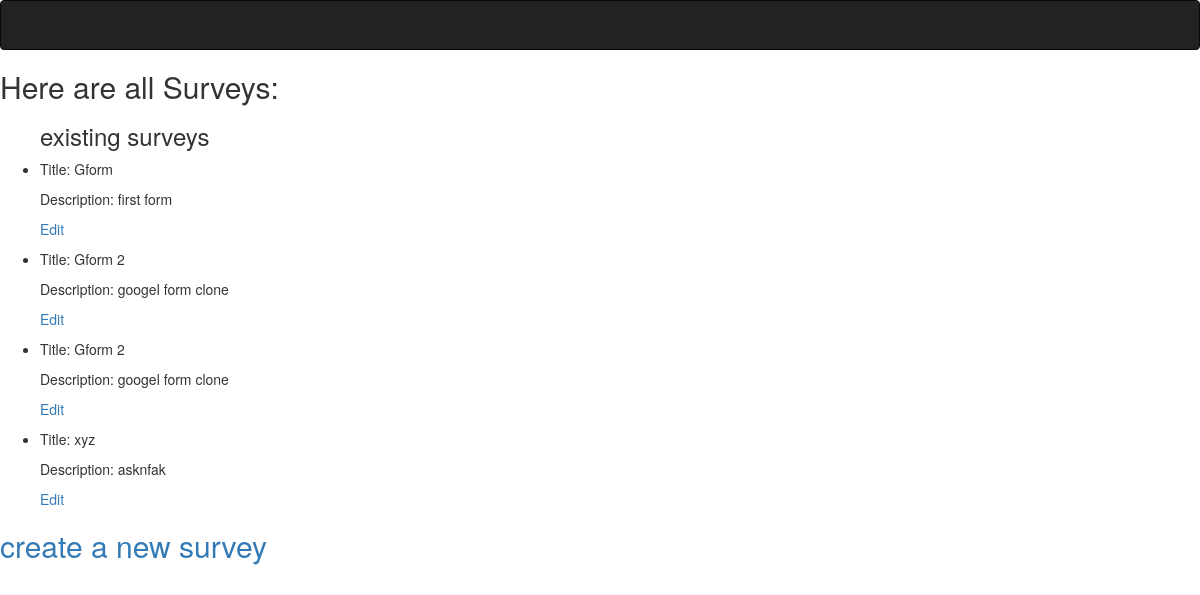
Before: / with the older database file.
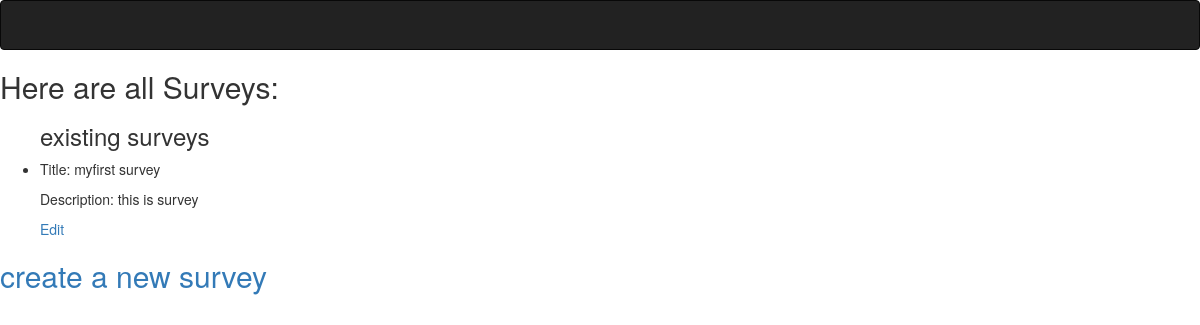
After: the same page with the newer database file.
### dyform/models.py (models this page shows, shortened)
class Survey(models.Model):
    title = models.CharField(max_length=100)
    desc = models.CharField(max_length=1000)

### dyform/views.py (the view)
# urls.py: url(r'^$', views.SurveyList.as_view(), name='survey-list'),
class SurveyList(ListView):
    model = Survey

### templates/dyform/survey_list.html (shortened to what this page needs)
{% extends "base.html" %}
{% block body %}
    <h2>Here are all Surveys: </h2>
    <div>
        <ul>
            <h3> existing surveys </h3>
            {% for survey in object_list %}
                <li><p> Title: {{ survey.title }}</p>
                     <p>Description: {{ survey.desc }} <p>
                    <a href="{% url 'dyform:survey-update' survey.pk %}">Edit</a>
                </li>
            {% empty %}
                <li>No Survey yet.</li>
            {% endfor %}
        </ul>
        </div>
        <h2>
            <a href="{% url 'dyform:survey-create' %}">create a new survey</a>
        </h2>
{% endblock %}

### templates/base.html (shortened to what this page needs)
<!DOCTYPE html>
<html lang="en">
<head>
    {% load staticfiles %}
    <link rel="stylesheet" href="https://maxcdn.bootstrapcdn.com/bootstrap/3.3.6/css/bootstrap.min.css">
</head>
<body>
<nav class="navbar navbar-inverse">
</nav>
{% block body %}
{% endblock %}
</body>
</html>

Changed rows visible on the page:
removed Survey: title "Gform", desc "first form"
removed Survey: title "Gform 2", desc "googel form clone"
removed Survey: title "Gform 2", desc "googel form clone"
removed Survey: title "xyz", desc "asknfak"
added Survey: title "myfirst survey", desc "this is survey"
